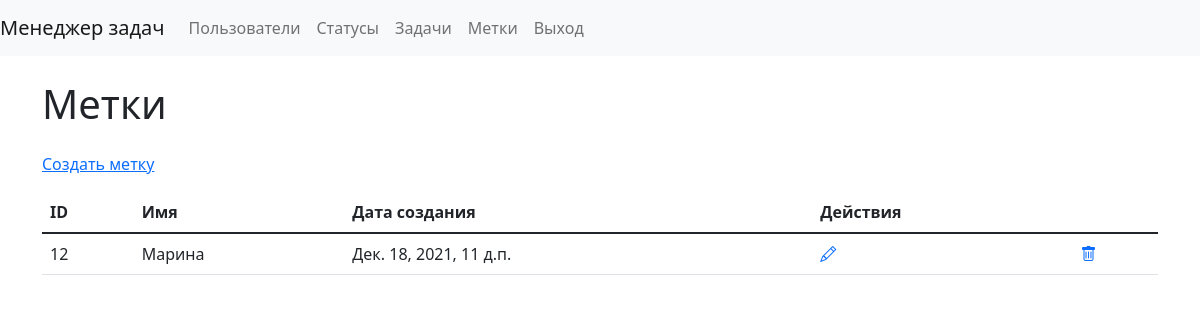
/labels/ (signed in), run on an earlier commit of the app's database.
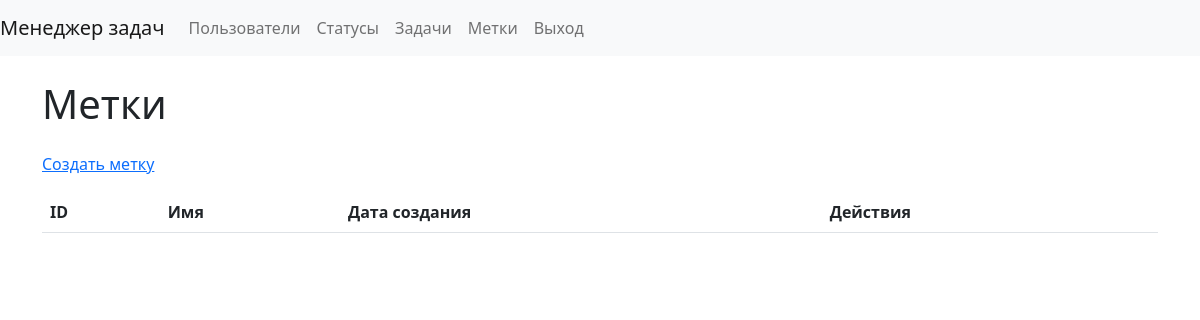
And on a later commit of the database.
### task_manager/labels/models.py (models this page shows, shortened)
class Label(models.Model):
    name = models.CharField(max_length=100)
    created_at = models.DateTimeField(auto_now_add=True)
    tasks = models.ManyToManyField('tasks.Task')
    objects = models.Manager()

### task_manager/labels/views.py (the view)
# urls.py: path('', views.LabelListView.as_view(), name='labels'),
class LabelListView(LoginRequiredMixin, ListView):
    model = Label
    paginate_by = 30
    template_name = 'label_list.html'

### task_manager/labels/templates/label_list.html
{% extends 'task_manager/base.html' %}
{% load i18n %}
{% load widget_tweaks %}
{% block content %}
<h1 class="my-4">{% trans "Метки" %}</h1>
<p><a href="{% url 'label/create' %}">{% trans "Создать метку" %} </a></p>
<table class="table table-hover">
  <thead>
    <tr>
      <th scope="col">{% trans "ID" %}</th>
      <th scope="col">{% trans "Имя" %}</th>
      <th scope="col">{% trans "Дата создания" %}</th>
      <th scope="col">{% trans "Действия" %}</th>
    </tr>
  </thead>
    <tbody>
    {% for label in object_list %}
    <tr>
      <td>{{ label.id }}</td>
      <td>{{ label.name }}</td>
      <td>{{ label.created_at }}</td>
      <td><a href="{% url 'label/update' label.id %}"><i class="bi bi-pencil"></i></a></td>
      <td><a href="{% url 'label/delete' label.id %}"><i class="bi bi-trash"></i></a></td>
    </tr>
{% endfor %}
    </tbody>
</table>
{% endblock %}

### task_manager/templates/task_manager/base.html (shortened to what this page needs)
<!doctype html>
<html lang="en">
  <head>
  <link rel="stylesheet" href="https://cdn.jsdelivr.net/npm/bootstrap@5.1.3/dist/css/bootstrap.min.css">    <meta charset="utf-8">
    <link rel="stylesheet" href="https://cdn.jsdelivr.net/npm/bootstrap-icons@1.5.0/font/bootstrap-icons.css">
  </head>
  <body>
    <nav class="navbar navbar-expand-lg navbar-light bg-light">
    <a class="navbar-brand" href="{% url 'index' %}">Менеджер задач</a>
    <div class="collapse navbar-collapse" id="navbarNav">
      <ul class="navbar-nav">
        <li class="nav-item active">
          <a class="nav-link" href="/users">Пользователи</a>
        </li>
        {% if user.is_authenticated %}
        <li class="nav-item">
          <a class="nav-link" href="/statuses">Статусы</a>
        </li>
        <li class="nav-item">
          <a class="nav-link" href="/tasks">Задачи</a>
        </li>
        <li class="nav-item">
          <a class="nav-link" href="/labels">Метки</a>
        </li>
        <li class="nav-item">
          <a class="nav-link" href="/logout">Выход</a>
        </li>
        {% endif %}
      </ul>
    </div>
  </nav>
     <div class="container wrapper flex-grow-1">
  {% block content %}
  {% endblock %}
     </div>
  </body>
</html>

What changed in the data, as far as the page shows it:
removed Label: id "12", name "Марина", created_at "Дек. 18, 2021, 11 д.п."
